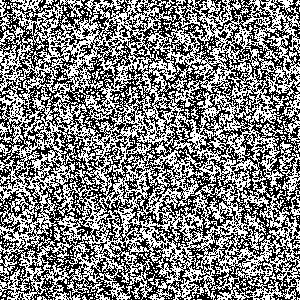
Frame 1 (no input)
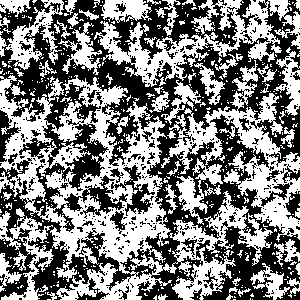
Frame 60 (the mouse pressed at the canvas centre just before this capture)
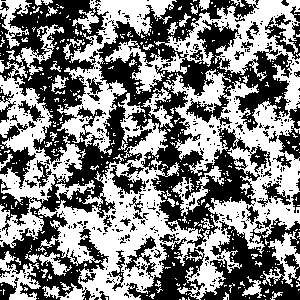
Frame 120 (the mouse held since frame 60 and released just before this capture)

The Processing sketch that drew these frames (run headless with seeded random() and noise(); from frame 60 on, the mouse is pressed at the canvas centre):

// Processing sketch: battle_of_the_pixels
// ── battle_of_the_pixels.pde
int spread = 5;

void setup() {
  size(300, 300);
  pixelDensity(displayDensity());
  loadPixels();
  //colorMode(HSB, 100);
  for (int i = 0; i < pixelWidth*pixelHeight; i++) {
    pixels[i] = (((i/pixelWidth)+(i%pixelWidth))%2==0)?color(255):color(0, 0, 0);
  }
  updatePixels();
}
void draw() {
  //background(0);
  //float begin = random(height);
  //float hei = random(height-begin);
  //image(bg,0,begin,300,hei);
  //if (frameCount > 20) {
  for (int i = 0; i < 100000; i++) {
    int a1 = (int)random(0, pixelWidth*pixelHeight);
    //for (int j = 0; j < 4; j++) {
    int a2 = (rb()?(rb()?1:-1):((rb()?1:-1)*pixelWidth));
    //int a2 = a1 + (int)(random(spread*2)-spread) + (int)(random(spread*2)-spread)*width;

    if (a1+a2 >= 0 && a1+a2 < pixelWidth*pixelHeight) {


      pixels[a1] = pixels[a1+a2];
      //println(pixels[a1]);
    }
  }
  updatePixels();
}
boolean rb() {
  return random(1)>0.5;
}
